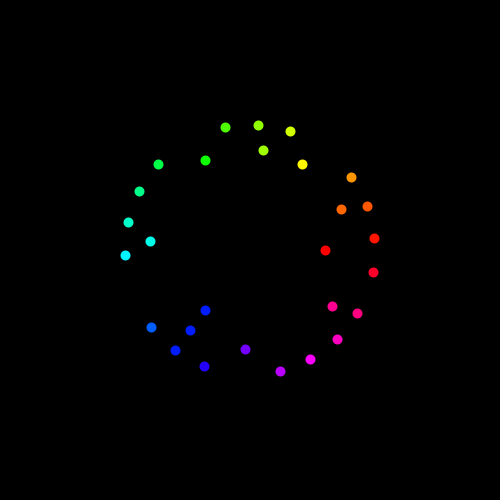
Frame 1 (no input)
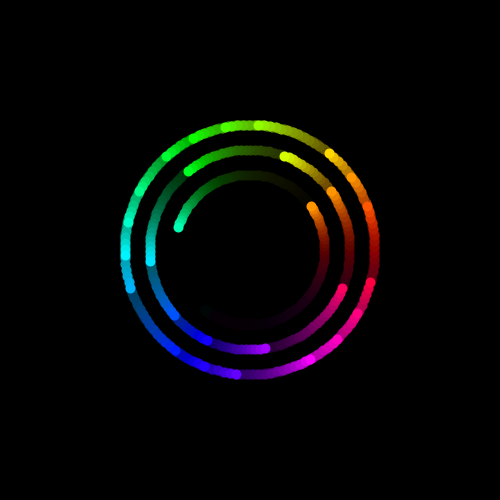
Frame 60 (the mouse pressed at the canvas centre just before this capture)
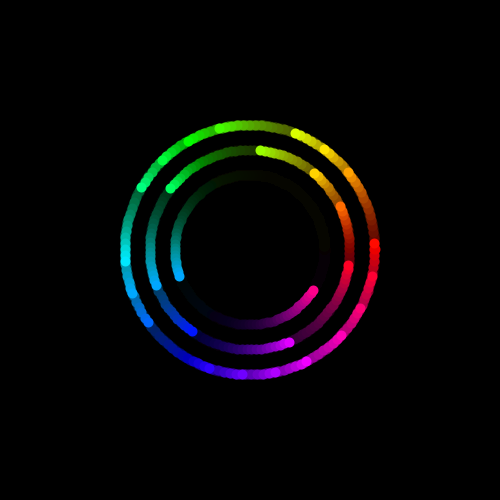
Frame 120 (the mouse held since frame 60 and released just before this capture)

The Processing sketch that drew these frames (run headless with seeded random() and noise(); from frame 60 on, the mouse is pressed at the canvas centre):

// Processing sketch: ElectronInNucleus
// ── ElectronInNucleus.pde
float theta = 0;
float w, h;
boolean circle = false;

cPoint[] c = new cPoint[28];

void setup() {
  size(500, 500);
  colorMode(HSB, 360, 100, 100);
  
  w = 100;
  h = -100;

  background(0);

  stroke(255);

  w/=2;
  h/=2;

  for (int i = 0; i < c.length; i++) {
    c[i] = new cPoint(width/2, height/2, w*(i <= 1 ? 1.5:(i <= 9 ? 2:2.5)), h*(i <= 1 ? 1.5:(i <= 9 ? 2:2.5)), 1.2, (i<=1 ? i*180:(i<=9?i*(180.0/8):i*10)), 0);
  }
  //                                                 cPoint(float xt, float yt, float wt, float ht, float tO, float sO, float eRt) {
}

void draw() {
  stroke(255);
  fill(0, 0, 0, 20);
  rect(-10, -10, width+20, height+20);

  if (circle) {
    strokeWeight(1);
    stroke(0, 0, 100);
    ellipse(width/2, height/2, w*2, h*2);
  }
  for (int i = 0; i < c.length; i++) {
    c[i].display();
  }

  theta+=0.04;
}

void mouseClicked() {
  circle = !circle;
}

class cPoint {
  float x, y;
  float w, h;
  float thOff;
  float stOff;
  float eR;

  cPoint(float xt, float yt, float wt, float ht, float tO, float sO, float eRt) {
    x = xt;
    y = yt;
    w = wt;
    h = ht;
    thOff = tO;
    stOff = sO;
    eR = eRt;
    eR = 0;
  }

  void display() {
    pushMatrix();
    translate(x, y);
    rotate(degrees(eR));
    strokeWeight(10);
    stroke(abs(degrees(theta*thOff+stOff+eR))%360, 100, 100);
    point(cos(theta*thOff+stOff)*w, sin(theta*thOff+stOff)*h);
    popMatrix();
  }
}
